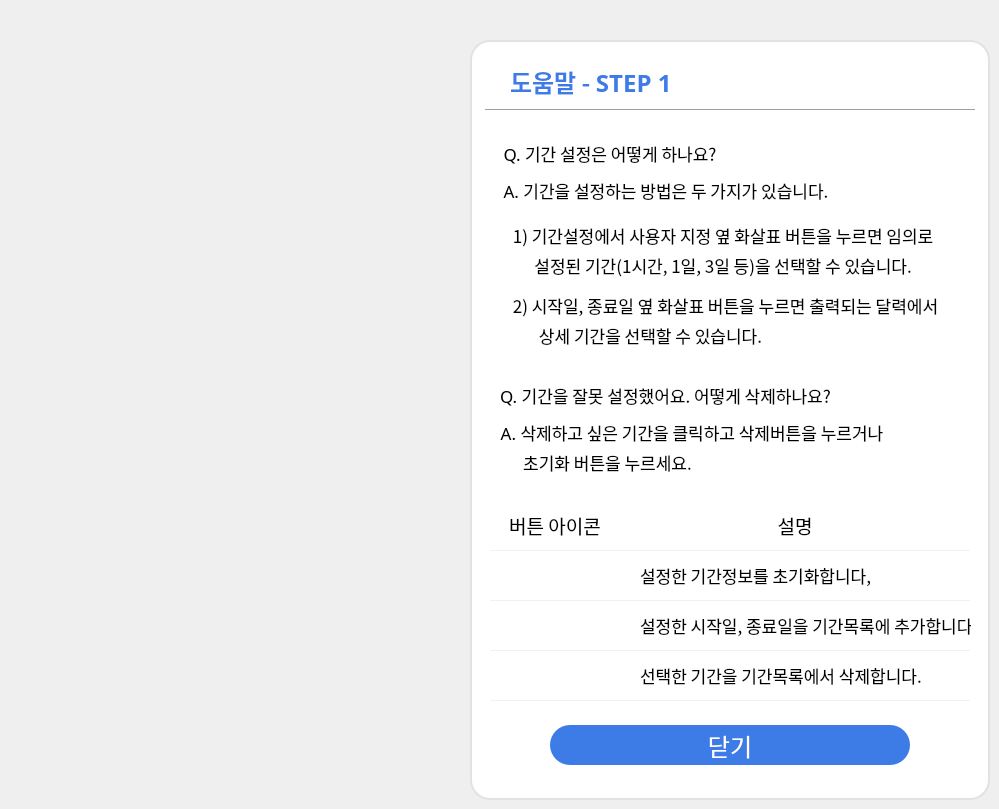
   <widget class="QWidget" name="page_2">
    <widget class="QLabel" name="label_2">
     <property name="geometry">
      <rect>
       <x>470</x>
       <y>40</y>
       <width>520</width>
       <height>760</height>
      </rect>
     </property>
     <property name="styleSheet">
      <string notr="true">background-color: rgb(255, 255, 255);
border-radius: 20px;
border: 2px solid #E2E2E2;</string>
     </property>
     <property name="text">
      <string/>
     </property>
    </widget>
    <widget class="Line" name="line_4">
     <property name="geometry">
      <rect>
       <x>485</x>
       <y>100</y>
       <width>490</width>
       <height>20</height>
      </rect>
     </property>
     <property name="styleSheet">
      <string notr="true">color: #E2E2E2;</string>
     </property>
     <property name="orientation">
      <enum>Qt::Horizontal</enum>
     </property>
    </widget>
    <widget class="QLabel" name="label_8">
     <property name="geometry">
      <rect>
       <x>510</x>
       <y>67</y>
       <width>171</width>
       <height>30</height>
      </rect>
     </property>
     <property name="font">
      <font>
       <family>나눔스퀘어 Bold</family>
       <pointsize>18</pointsize>
       <weight>75</weight>
       <bold>true</bold>
      </font>
     </property>
     <property name="styleSheet">
      <string notr="true">color: #3D7BE6;</string>
     </property>
     <property name="text">
      <string>도움말 - STEP 1</string>
     </property>
    </widget>
    <widget class="QPushButton" name="closeBtn_step1">
     <property name="geometry">
      <rect>
       <x>550</x>
       <y>725</y>
       <width>360</width>
       <height>40</height>
      </rect>
     </property>
     <property name="font">
      <font>
       <family>나눔스퀘어 Bold</family>
       <pointsize>18</pointsize>
      </font>
     </property>
     <property name="cursor">
      <cursorShape>PointingHandCursor</cursorShape>
     </property>
     <property name="styleSheet">
      <string notr="true">QPushButton
{
	color: white;
	background-color: #3D7BE6;
	border-radius: 20px;
}
</string>
     </property>
     <property name="text">
      <string>닫기</string>
     </property>
    </widget>
    <widget class="Line" name="line_16">
     <property name="geometry">
      <rect>
       <x>490</x>
       <y>690</y>
       <width>480</width>
       <height>20</height>
      </rect>
     </property>
     <property name="styleSheet">
      <string notr="true">QFrame
{
	color: #f1f1f5;
}</string>
     </property>
     <property name="frameShadow">
      <enum>QFrame::Plain</enum>
     </property>
     <property name="orientation">
      <enum>Qt::Horizontal</enum>
     </property>
    </widget>
    <widget class="Line" name="line_12">
     <property name="geometry">
      <rect>
       <x>490</x>
       <y>590</y>
       <width>480</width>
       <height>20</height>
      </rect>
     </property>
     <property name="styleSheet">
      <string notr="true">QFrame
{
	color: #f1f1f5;
}</string>
     </property>
     <property name="frameShadow">
      <enum>QFrame::Plain</enum>
     </property>
     <property name="orientation">
      <enum>Qt::Horizontal</enum>
     </property>
    </widget>
    <widget class="QLabel" name="label_130">
     <property name="geometry">
      <rect>
       <x>640</x>
       <y>560</y>
       <width>300</width>
       <height>30</height>
      </rect>
     </property>
     <property name="font">
      <font>
       <family>나눔스퀘어</family>
       <pointsize>13</pointsize>
       <weight>50</weight>
       <bold>false</bold>
      </font>
     </property>
     <property name="text">
      <string>설정한 기간정보를 초기화합니다,</string>
     </property>
    </widget>
    <widget class="QPushButton" name="internetBtn_main_4">
     <property name="geometry">
      <rect>
       <x>530</x>
       <y>560</y>
       <width>50</width>
       <height>30</height>
      </rect>
     </property>
     <property name="cursor">
      <cursorShape>ArrowCursor</cursorShape>
     </property>
     <property name="styleSheet">
      <string notr="true">QPushButton
{
	background-color: rgb(255,255,255);
	border-radius: 8px;
}
QPushButton::hover
{
	background-color: #D3D3D3;
	border-radius: 8px;
}</string>
     </property>
     <property name="text">
      <string/>
     </property>
     <property name="icon">
      <iconset>
       <normaloff>icons/reload.png</normaloff>icons/reload.png</iconset>
     </property>
     <property name="iconSize">
      <size>
       <width>30</width>
       <height>30</height>
      </size>
     </property>
    </widget>
    <widget class="QLabel" name="label_131">
     <property name="geometry">
      <rect>
       <x>640</x>
       <y>610</y>
       <width>331</width>
       <height>30</height>
      </rect>
     </property>
     <property name="font">
      <font>
       <family>나눔스퀘어</family>
       <pointsize>13</pointsize>
       <weight>50</weight>
       <bold>false</bold>
      </font>
     </property>
     <property name="text">
      <string>설정한 시작일, 종료일을 기간목록에 추가합니다.</string>
     </property>
    </widget>
    <widget class="QLabel" name="label_132">
     <property name="geometry">
      <rect>
       <x>495</x>
       <y>510</y>
       <width>120</width>
       <height>30</height>
      </rect>
     </property>
     <property name="font">
      <font>
       <family>나눔스퀘어</family>
       <pointsize>14</pointsize>
       <weight>50</weight>
       <bold>false</bold>
      </font>
     </property>
     <property name="styleSheet">
      <string notr="true"/>
     </property>
     <property name="text">
      <string>버튼 아이콘</string>
     </property>
     <property name="alignment">
      <set>Qt::AlignCenter</set>
     </property>
    </widget>
    <widget class="Line" name="line_19">
     <property name="geometry">
      <rect>
       <x>490</x>
       <y>640</y>
       <width>480</width>
       <height>20</height>
      </rect>
     </property>
     <property name="styleSheet">
      <string notr="true">QFrame
{
	color: #f1f1f5;
}</string>
     </property>
     <property name="frameShadow">
      <enum>QFrame::Plain</enum>
     </property>
     <property name="orientation">
      <enum>Qt::Horizontal</enum>
     </property>
    </widget>
    <widget class="QLabel" name="label_120">
     <property name="geometry">
      <rect>
       <x>640</x>
       <y>660</y>
       <width>291</width>
       <height>30</height>
      </rect>
     </property>
     <property name="font">
      <font>
       <family>나눔스퀘어</family>
       <pointsize>13</pointsize>
       <weight>50</weight>
       <bold>false</bold>
      </font>
     </property>
     <property name="text">
      <string>선택한 기간을 기간목록에서 삭제합니다.</string>
     </property>
    </widget>
    <widget class="QPushButton" name="homeBtn_main_2">
     <property name="geometry">
      <rect>
       <x>530</x>
       <y>660</y>
       <width>50</width>
       <height>30</height>
      </rect>
     </property>
     <property name="cursor">
      <cursorShape>ArrowCursor</cursorShape>
     </property>
     <property name="styleSheet">
      <string notr="true">QPushButton
{
	background-color: rgb(255,255,255);
	border-radius: 20px;
}
</string>
     </property>
     <property name="text">
      <string/>
     </property>
     <property name="icon">
      <iconset>
       <normaloff>icons/cancelled.png</normaloff>icons/cancelled.png</iconset>
     </property>
     <property name="iconSize">
      <size>
       <width>30</width>
       <height>30</height>
      </size>
     </property>
    </widget>
    <widget class="QLabel" name="label_135">
     <property name="geometry">
      <rect>
       <x>630</x>
       <y>510</y>
       <width>330</width>
       <height>30</height>
      </rect>
     </property>
     <property name="font">
      <font>
       <family>나눔스퀘어</family>
       <pointsize>14</pointsize>
       <weight>50</weight>
       <bold>false</bold>
      </font>
     </property>
     <property name="styleSheet">
      <string notr="true"/>
     </property>
     <property name="text">
      <string>설명</string>
     </property>
     <property name="alignment">
      <set>Qt::AlignCenter</set>
     </property>
    </widget>
    <widget class="QPushButton" name="internetBtn_main_6">
     <property name="geometry">
      <rect>
       <x>530</x>
       <y>610</y>
       <width>50</width>
       <height>30</height>
      </rect>
     </property>
     <property name="cursor">
      <cursorShape>ArrowCursor</cursorShape>
     </property>
     <property name="styleSheet">
      <string notr="true">QPushButton
{
	background-color: rgb(255,255,255);
	border-radius: 8px;
}
QPushButton::hover
{
	background-color: #D3D3D3;
	border-radius: 8px;
}</string>
     </property>
     <property name="text">
      <string/>
     </property>
     <property name="icon">
      <iconset>
       <normaloff>icons/add-event.png</normaloff>icons/add-event.png</iconset>
     </property>
     <property name="iconSize">
      <size>
       <width>30</width>
       <height>30</height>
      </size>
     </property>
    </widget>
    <widget class="Line" name="line_20">
     <property name="geometry">
      <rect>
       <x>490</x>
       <y>540</y>
       <width>480</width>
       <height>20</height>
      </rect>
     </property>
     <property name="styleSheet">
      <string notr="true">QFrame
{
	color: #f1f1f5;
}</string>
     </property>
     <property name="frameShadow">
      <enum>QFrame::Plain</enum>
     </property>
     <property name="orientation">
      <enum>Qt::Horizontal</enum>
     </property>
    </widget>
    <widget class="QLabel" name="label_14">
     <property name="geometry">
      <rect>
       <x>20</x>
       <y>39</y>
       <width>430</width>
       <height>631</height>
      </rect>
     </property>
     <property name="styleSheet">
      <string notr="true">border-radius: 20px;</string>
     </property>
     <property name="text">
      <string/>
     </property>
     <property name="pixmap">
      <pixmap>icons/help_step1_1.png</pixmap>
     </property>
     <property name="scaledContents">
      <bool>true</bool>
     </property>
    </widget>
    <widget class="QLabel" name="label_133">
     <property name="geometry">
      <rect>
       <x>501</x>
       <y>175</y>
       <width>330</width>
       <height>30</height>
      </rect>
     </property>
     <property name="font">
      <font>
       <family>나눔스퀘어</family>
       <pointsize>13</pointsize>
       <weight>50</weight>
       <bold>false</bold>
      </font>
     </property>
     <property name="styleSheet">
      <string notr="true"/>
     </property>
     <property name="text">
      <string>A. 기간을 설정하는 방법은 두 가지가 있습니다.</string>
     </property>
     <property name="alignment">
      <set>Qt::AlignCenter</set>
     </property>
    </widget>
    <widget class="QLabel" name="label_134">
     <property name="geometry">
      <rect>
       <x>510</x>
       <y>220</y>
       <width>430</width>
       <height>30</height>
      </rect>
     </property>
     <property name="font">
      <font>
       <family>나눔스퀘어</family>
       <pointsize>13</pointsize>
       <weight>50</weight>
       <bold>false</bold>
      </font>
     </property>
     <property name="styleSheet">
      <string notr="true"/>
     </property>
     <property name="text">
      <string>1) 기간설정에서 사용자 지정 옆 화살표 버튼을 누르면 임의로 </string>
     </property>
     <property name="alignment">
      <set>Qt::AlignCenter</set>
     </property>
    </widget>
    <widget class="QLabel" name="label_136">
     <property name="geometry">
      <rect>
       <x>500</x>
       <y>138</y>
       <width>220</width>
       <height>30</height>
      </rect>
     </property>
     <property name="font">
      <font>
       <family>나눔스퀘어</family>
       <pointsize>13</pointsize>
       <weight>50</weight>
       <bold>false</bold>
      </font>
     </property>
     <property name="styleSheet">
      <string notr="true"/>
     </property>
     <property name="text">
      <string>Q. 기간 설정은 어떻게 하나요?</string>
     </property>
     <property name="alignment">
      <set>Qt::AlignCenter</set>
     </property>
    </widget>
    <widget class="QLabel" name="label_138">
     <property name="geometry">
      <rect>
       <x>495</x>
       <y>380</y>
       <width>341</width>
       <height>30</height>
      </rect>
     </property>
     <property name="font">
      <font>
       <family>나눔스퀘어</family>
       <pointsize>13</pointsize>
       <weight>50</weight>
       <bold>false</bold>
      </font>
     </property>
     <property name="styleSheet">
      <string notr="true"/>
     </property>
     <property name="text">
      <string>Q. 기간을 잘못 설정했어요. 어떻게 삭제하나요?</string>
     </property>
     <property name="alignment">
      <set>Qt::AlignCenter</set>
     </property>
    </widget>
    <widget class="QLabel" name="label_139">
     <property name="geometry">
      <rect>
       <x>497</x>
       <y>417</y>
       <width>390</width>
       <height>30</height>
      </rect>
     </property>
     <property name="font">
      <font>
       <family>나눔스퀘어</family>
       <pointsize>13</pointsize>
       <weight>50</weight>
       <bold>false</bold>
      </font>
     </property>
     <property name="styleSheet">
      <string notr="true"/>
     </property>
     <property name="text">
      <string>A. 삭제하고 싶은 기간을 클릭하고 삭제버튼을 누르거나</string>
     </property>
     <property name="alignment">
      <set>Qt::AlignCenter</set>
     </property>
    </widget>
    <widget class="QLabel" name="label_140">
     <property name="geometry">
      <rect>
       <x>510</x>
       <y>250</y>
       <width>430</width>
       <height>30</height>
      </rect>
     </property>
     <property name="font">
      <font>
       <family>나눔스퀘어</family>
       <pointsize>13</pointsize>
       <weight>50</weight>
       <bold>false</bold>
      </font>
     </property>
     <property name="styleSheet">
      <string notr="true"/>
     </property>
     <property name="text">
      <string>설정된 기간(1시간, 1일, 3일 등)을 선택할 수 있습니다. </string>
     </property>
     <property name="alignment">
      <set>Qt::AlignCenter</set>
     </property>
    </widget>
    <widget class="QLabel" name="label_141">
     <property name="geometry">
      <rect>
       <x>510</x>
       <y>320</y>
       <width>281</width>
       <height>30</height>
      </rect>
     </property>
     <property name="font">
      <font>
       <family>나눔스퀘어</family>
       <pointsize>13</pointsize>
       <weight>50</weight>
       <bold>false</bold>
      </font>
     </property>
     <property name="styleSheet">
      <string notr="true"/>
     </property>
     <property name="text">
      <string>상세 기간을 선택할 수 있습니다.</string>
     </property>
     <property name="alignment">
      <set>Qt::AlignCenter</set>
     </property>
    </widget>
    <widget class="QLabel" name="label_142">
     <property name="geometry">
      <rect>
       <x>510</x>
       <y>290</y>
       <width>431</width>
       <height>30</height>
      </rect>
     </property>
     <property name="font">
      <font>
       <family>나눔스퀘어</family>
       <pointsize>13</pointsize>
       <weight>50</weight>
       <bold>false</bold>
      </font>
     </property>
     <property name="styleSheet">
      <string notr="true"/>
     </property>
     <property name="text">
      <string>2) 시작일, 종료일 옆 화살표 버튼을 누르면 출력되는 달력에서</string>
     </property>
     <property name="alignment">
      <set>Qt::AlignCenter</set>
     </property>
    </widget>
    <widget class="QLabel" name="label_143">
     <property name="geometry">
      <rect>
       <x>512</x>
       <y>447</y>
       <width>191</width>
       <height>30</height>
      </rect>
     </property>
     <property name="font">
      <font>
       <family>나눔스퀘어</family>
       <pointsize>13</pointsize>
       <weight>50</weight>
       <bold>false</bold>
      </font>
     </property>
     <property name="styleSheet">
      <string notr="true"/>
     </property>
     <property name="text">
      <string>초기화 버튼을 누르세요.</string>
     </property>
     <property name="alignment">
      <set>Qt::AlignCenter</set>
     </property>
    </widget>
   </widget>
